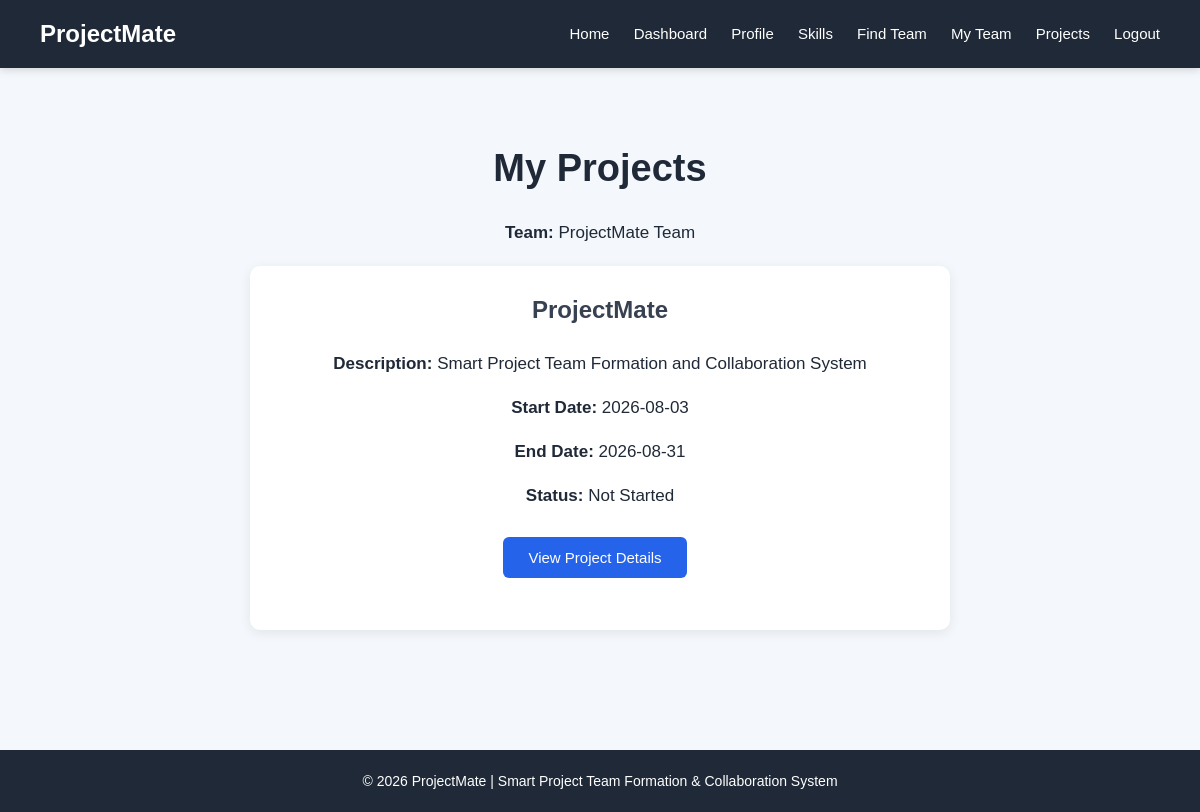
Screenshot of /my-projects (signed in) with the database file from the repository.
### tables this page shows
CREATE TABLE teams (
            id INTEGER PRIMARY KEY AUTOINCREMENT,
            team_name TEXT UNIQUE NOT NULL,
            leader_id INTEGER,
            created_at TIMESTAMP DEFAULT CURRENT_TIMESTAMP,
            FOREIGN KEY (leader_id) REFERENCES student_profiles(id)
        );

CREATE TABLE projects (
            id INTEGER PRIMARY KEY AUTOINCREMENT,
            project_name TEXT NOT NULL,
            description TEXT,
            team_id INTEGER NOT NULL,
            guide_id INTEGER,
            start_date TEXT,
            end_date TEXT,
            status TEXT DEFAULT 'Not Started',
            FOREIGN KEY (team_id) REFERENCES teams(id),
            FOREIGN KEY (guide_id) REFERENCES users(id)
        );

### app.py (the view)
@app.route("/my-projects")
def my_projects():
    user_id = session.get("user_id")
    if not user_id:
        return redirect(url_for("student_login"))
    conn = get_db_connection()
    profile = conn.execute("""
        SELECT id
        FROM student_profiles
        WHERE user_id = ?
    """, (user_id,)).fetchone()
    if profile is None:
        conn.close()
        return "Student profile not found!"
    student_id = profile["id"]
    team = conn.execute("""
        SELECT
            teams.id,
            teams.team_name
        FROM team_members
        JOIN teams
            ON team_members.team_id = teams.id
        WHERE team_members.student_id = ?
        LIMIT 1
    """, (student_id,)).fetchone()
    if team is None:
        conn.close()
        return "You are not part of any team yet!"
    projects = conn.execute("""
        SELECT
            id,
            project_name,
            description,
            start_date,
            end_date,
            status
        FROM projects
        WHERE team_id = ?
        ORDER BY id DESC
    """, (team["id"],)).fetchall()
    conn.close()
    return render_template(
        "my_projects.html",
        team=team,
        projects=projects
    )

### app.py (called while the page is built)
def get_db_connection():
    conn = sqlite3.connect(DATABASE)
    conn.row_factory = sqlite3.Row
    return conn

### templates/my_projects.html (shortened to what this page needs)
<!DOCTYPE html>
<html lang="en">
<head>
    <link rel="stylesheet"
          href="{{ url_for('static', filename='style.css') }}">
</head>
<body>
    <nav>
        <h2>ProjectMate</h2>
        <div>
            <a href="{{ url_for('home') }}">
                Home
            </a>
            <a href="{{ url_for('student_dashboard') }}">
                Dashboard
            </a>
            <a href="{{ url_for('student_profile') }}">
                Profile
            </a>
            <a href="{{ url_for('student_skills') }}">
                Skills
            </a>
            <a href="{{ url_for('find_team') }}">
                Find Team
            </a>
            <a href="{{ url_for('my_team') }}">
                My Team
            </a>
            <a href="{{ url_for('my_projects') }}">
                Projects
            </a>
            <a href="{{ url_for('student_logout') }}">
                Logout
            </a>
        </div>
    </nav>
    <main>
        <section>
            <h1>
                My Projects
            </h1>
            <p>
                <strong>Team:</strong>
                {{ team["team_name"] }}
            </p>
        </section>
        <section>
            {% if projects %}
                {% for project in projects %}
                    <div class="card">
                        <h2>
                            {{ project["project_name"] }}
                        </h2>
                        <p>
                            <strong>Description:</strong>
                            {{ project["description"] }}
                        </p>
                        <p>
                            <strong>Start Date:</strong>
                            {{ project["start_date"] }}
                        </p>
                        <p>
                            <strong>End Date:</strong>
                            {{ project["end_date"] }}
                        </p>
                        <p>
                            <strong>Status:</strong>
                            {{ project["status"] }}
                        </p>
                        <p>
                            <a href="{{ url_for(
                                'project_details',
                                project_id=project['id']
                            ) }}">
                                <button type="button">
                                    View Project Details
                                </button>
                            </a>
                        </p>
                    </div>
                {% endfor %}
            {% else %}
                <div class="card">
                    <p>
                        No projects available for your team yet.
                    </p>
                </div>
            {% endif %}
        </section>
    </main>
    <footer>
        <p>
            © 2026 ProjectMate |
            Smart Project Team Formation &
            Collaboration System
        </p>
    </footer>
</body>
</html>

### static/style.css (style rules this page uses)
* { box-sizing: border-box; }
body { font-family: Arial, sans-serif; margin: 0; padding: 0; background-color: #f4f7fb; color: #1f2937; line-height: 1.6; }
nav { background-color: #1f2937; padding: 15px 40px; display: flex; justify-content: space-between; align-items: center; box-shadow: 0 2px 8px rgba(0, 0, 0, 0.15); }
nav h2 { color: white; margin: 0; }
nav a { color: white; text-decoration: none; margin-left: 20px; font-size: 15px; }
main { max-width: 1100px; margin: 0 auto; padding: 50px 25px; }
h1 { margin-top: 20px; color: #1f2937; font-size: 32px; }
h2 { color: #374151; }
p { font-size: 16px; line-height: 1.6; }
main section:first-child { text-align: center; }
main h1 { font-size: 38px; margin-bottom: 20px; }
main h2 { font-size: 24px; margin-bottom: 20px; }
main p { font-size: 17px; }
button { background-color: #2563eb; color: white; border: none; padding: 12px 25px; margin: 10px; border-radius: 6px; cursor: pointer; font-size: 15px; transition: 0.3s; }
a { color: #2563eb; text-decoration: none; }
.card { background-color: white; padding: 25px; margin: 20px auto; max-width: 700px; border-radius: 10px; box-shadow: 0 3px 12px rgba(0, 0, 0, 0.08); }
.card h2, .card h3 { margin-top: 0; }
.card button { margin-left: 0; }
footer { text-align: center; padding: 20px; margin-top: 50px; background-color: #1f2937; color: white; }
footer p { margin: 0; font-size: 14px; }
main { max-width: 1100px; margin: 0 auto; padding: 50px 25px; text-align: center; }
.card { background-color: white; padding: 25px; margin: 20px auto; max-width: 700px; border-radius: 10px; box-shadow: 0 3px 12px rgba(0, 0, 0, 0.08); text-align: center; }

### rows the page displays
teams: team_name "ProjectMate Team"
projects: project_name "ProjectMate", description "Smart Project Team Formation and Collaboration System", start_date "2026-08-03", end_date "2026-08-31", status "Not Started"
